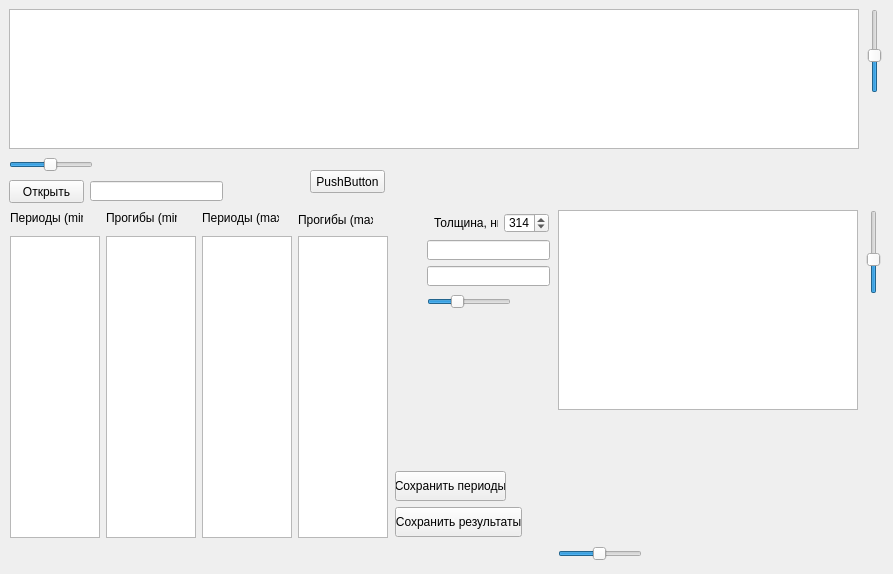
<?xml version="1.0" encoding="UTF-8"?>
<ui version="4.0">
 <class>MainWindow</class>
 <widget class="QMainWindow" name="MainWindow">
  <property name="geometry">
   <rect>
    <x>0</x>
    <y>0</y>
    <width>893</width>
    <height>574</height>
   </rect>
  </property>
  <property name="windowTitle">
   <string>Membrane measurement</string>
  </property>
  <widget class="QWidget" name="centralWidget">
   <widget class="QGraphicsView" name="graphicsView">
    <property name="geometry">
     <rect>
      <x>9</x>
      <y>9</y>
      <width>850</width>
      <height>140</height>
     </rect>
    </property>
   </widget>
   <widget class="QSlider" name="verticalSlider">
    <property name="geometry">
     <rect>
      <x>865</x>
      <y>9</y>
      <width>19</width>
      <height>84</height>
     </rect>
    </property>
    <property name="minimum">
     <number>1</number>
    </property>
    <property name="maximum">
     <number>700</number>
    </property>
    <property name="value">
     <number>300</number>
    </property>
    <property name="orientation">
     <enum>Qt::Vertical</enum>
    </property>
   </widget>
   <widget class="QSlider" name="horizontalSlider">
    <property name="geometry">
     <rect>
      <x>9</x>
      <y>155</y>
      <width>84</width>
      <height>19</height>
     </rect>
    </property>
    <property name="minimum">
     <number>1</number>
    </property>
    <property name="maximum">
     <number>100</number>
    </property>
    <property name="value">
     <number>50</number>
    </property>
    <property name="orientation">
     <enum>Qt::Horizontal</enum>
    </property>
   </widget>
   <widget class="QPushButton" name="openButton">
    <property name="geometry">
     <rect>
      <x>9</x>
      <y>180</y>
      <width>75</width>
      <height>23</height>
     </rect>
    </property>
    <property name="text">
     <string>Открыть</string>
    </property>
   </widget>
   <widget class="QLineEdit" name="filenameLine">
    <property name="geometry">
     <rect>
      <x>90</x>
      <y>181</y>
      <width>133</width>
      <height>20</height>
     </rect>
    </property>
   </widget>
   <widget class="QSlider" name="WScaleSlider">
    <property name="geometry">
     <rect>
      <x>864</x>
      <y>210</y>
      <width>19</width>
      <height>84</height>
     </rect>
    </property>
    <property name="minimum">
     <number>1</number>
    </property>
    <property name="maximum">
     <number>200</number>
    </property>
    <property name="value">
     <number>80</number>
    </property>
    <property name="orientation">
     <enum>Qt::Vertical</enum>
    </property>
   </widget>
   <widget class="QListWidget" name="WMaxList">
    <property name="geometry">
     <rect>
      <x>298</x>
      <y>236</y>
      <width>90</width>
      <height>302</height>
     </rect>
    </property>
    <property name="minimumSize">
     <size>
      <width>90</width>
      <height>0</height>
     </size>
    </property>
    <property name="maximumSize">
     <size>
      <width>90</width>
      <height>16777215</height>
     </size>
    </property>
   </widget>
   <widget class="QListWidget" name="WMinList">
    <property name="geometry">
     <rect>
      <x>106</x>
      <y>236</y>
      <width>90</width>
      <height>302</height>
     </rect>
    </property>
    <property name="minimumSize">
     <size>
      <width>90</width>
      <height>0</height>
     </size>
    </property>
    <property name="maximumSize">
     <size>
      <width>80</width>
      <height>16777215</height>
     </size>
    </property>
   </widget>
   <widget class="QListWidget" name="TMaxList">
    <property name="geometry">
     <rect>
      <x>202</x>
      <y>236</y>
      <width>90</width>
      <height>302</height>
     </rect>
    </property>
    <property name="minimumSize">
     <size>
      <width>90</width>
      <height>0</height>
     </size>
    </property>
    <property name="maximumSize">
     <size>
      <width>80</width>
      <height>16777215</height>
     </size>
    </property>
   </widget>
   <widget class="QListWidget" name="TMinList">
    <property name="geometry">
     <rect>
      <x>10</x>
      <y>236</y>
      <width>90</width>
      <height>302</height>
     </rect>
    </property>
    <property name="minimumSize">
     <size>
      <width>90</width>
      <height>0</height>
     </size>
    </property>
    <property name="maximumSize">
     <size>
      <width>80</width>
      <height>16777215</height>
     </size>
    </property>
   </widget>
   <widget class="QLabel" name="label_3">
    <property name="geometry">
     <rect>
      <x>106</x>
      <y>210</y>
      <width>71</width>
      <height>16</height>
     </rect>
    </property>
    <property name="maximumSize">
     <size>
      <width>80</width>
      <height>16777215</height>
     </size>
    </property>
    <property name="text">
     <string>Прогибы (min)</string>
    </property>
   </widget>
   <widget class="QSlider" name="dotSizeSlider">
    <property name="geometry">
     <rect>
      <x>558</x>
      <y>544</y>
      <width>84</width>
      <height>19</height>
     </rect>
    </property>
    <property name="minimum">
     <number>1</number>
    </property>
    <property name="maximum">
     <number>100</number>
    </property>
    <property name="value">
     <number>50</number>
    </property>
    <property name="orientation">
     <enum>Qt::Horizontal</enum>
    </property>
   </widget>
   <widget class="QLabel" name="label_4">
    <property name="geometry">
     <rect>
      <x>202</x>
      <y>210</y>
      <width>77</width>
      <height>16</height>
     </rect>
    </property>
    <property name="maximumSize">
     <size>
      <width>80</width>
      <height>16777215</height>
     </size>
    </property>
    <property name="text">
     <string>Периоды (max)</string>
    </property>
   </widget>
   <widget class="QLabel" name="label_5">
    <property name="geometry">
     <rect>
      <x>298</x>
      <y>210</y>
      <width>75</width>
      <height>20</height>
     </rect>
    </property>
    <property name="minimumSize">
     <size>
      <width>0</width>
      <height>20</height>
     </size>
    </property>
    <property name="maximumSize">
     <size>
      <width>80</width>
      <height>16777215</height>
     </size>
    </property>
    <property name="text">
     <string>Прогибы (max)</string>
    </property>
   </widget>
   <widget class="QLabel" name="label_2">
    <property name="geometry">
     <rect>
      <x>10</x>
      <y>210</y>
      <width>73</width>
      <height>16</height>
     </rect>
    </property>
    <property name="maximumSize">
     <size>
      <width>80</width>
      <height>16777215</height>
     </size>
    </property>
    <property name="text">
     <string>Периоды (min)</string>
    </property>
   </widget>
   <widget class="QGraphicsView" name="graphicsView_2">
    <property name="geometry">
     <rect>
      <x>558</x>
      <y>210</y>
      <width>300</width>
      <height>200</height>
     </rect>
    </property>
    <property name="minimumSize">
     <size>
      <width>300</width>
      <height>200</height>
     </size>
    </property>
    <property name="maximumSize">
     <size>
      <width>16777215</width>
      <height>16777215</height>
     </size>
    </property>
   </widget>
   <widget class="QPushButton" name="saveResultButton">
    <property name="geometry">
     <rect>
      <x>395</x>
      <y>507</y>
      <width>127</width>
      <height>30</height>
     </rect>
    </property>
    <property name="minimumSize">
     <size>
      <width>0</width>
      <height>30</height>
     </size>
    </property>
    <property name="acceptDrops">
     <bool>false</bool>
    </property>
    <property name="text">
     <string>Сохранить результаты</string>
    </property>
   </widget>
   <widget class="QPushButton" name="saveTbutton">
    <property name="geometry">
     <rect>
      <x>395</x>
      <y>471</y>
      <width>111</width>
      <height>30</height>
     </rect>
    </property>
    <property name="minimumSize">
     <size>
      <width>0</width>
      <height>30</height>
     </size>
    </property>
    <property name="acceptDrops">
     <bool>false</bool>
    </property>
    <property name="text">
     <string>Сохранить периоды</string>
    </property>
   </widget>
   <widget class="QLabel" name="countLabelMin">
    <property name="geometry">
     <rect>
      <x>396</x>
      <y>240</y>
      <width>20</width>
      <height>16</height>
     </rect>
    </property>
    <property name="minimumSize">
     <size>
      <width>20</width>
      <height>0</height>
     </size>
    </property>
    <property name="text">
     <string/>
    </property>
   </widget>
   <widget class="QLabel" name="stress">
    <property name="geometry">
     <rect>
      <x>427</x>
      <y>317</y>
      <width>123</width>
      <height>20</height>
     </rect>
    </property>
    <property name="minimumSize">
     <size>
      <width>0</width>
      <height>20</height>
     </size>
    </property>
    <property name="font">
     <font>
      <family>Segoe UI</family>
      <pointsize>12</pointsize>
     </font>
    </property>
    <property name="text">
     <string/>
    </property>
   </widget>
   <widget class="QLineEdit" name="lineEdit_4">
    <property name="geometry">
     <rect>
      <x>427</x>
      <y>266</y>
      <width>123</width>
      <height>20</height>
     </rect>
    </property>
   </widget>
   <widget class="QSlider" name="toleranceSlider">
    <property name="geometry">
     <rect>
      <x>427</x>
      <y>292</y>
      <width>84</width>
      <height>19</height>
     </rect>
    </property>
    <property name="minimum">
     <number>1</number>
    </property>
    <property name="maximum">
     <number>3000</number>
    </property>
    <property name="value">
     <number>1000</number>
    </property>
    <property name="orientation">
     <enum>Qt::Horizontal</enum>
    </property>
   </widget>
   <widget class="QLabel" name="realToleranceLabel">
    <property name="geometry">
     <rect>
      <x>396</x>
      <y>292</y>
      <width>25</width>
      <height>16</height>
     </rect>
    </property>
    <property name="minimumSize">
     <size>
      <width>25</width>
      <height>0</height>
     </size>
    </property>
    <property name="text">
     <string/>
    </property>
   </widget>
   <widget class="QLabel" name="countLabelMax">
    <property name="geometry">
     <rect>
      <x>396</x>
      <y>266</y>
      <width>20</width>
      <height>16</height>
     </rect>
    </property>
    <property name="minimumSize">
     <size>
      <width>20</width>
      <height>0</height>
     </size>
    </property>
    <property name="text">
     <string/>
    </property>
   </widget>
   <widget class="QLabel" name="sense">
    <property name="geometry">
     <rect>
      <x>427</x>
      <y>343</y>
      <width>123</width>
      <height>20</height>
     </rect>
    </property>
    <property name="minimumSize">
     <size>
      <width>0</width>
      <height>20</height>
     </size>
    </property>
    <property name="font">
     <font>
      <family>Segoe UI</family>
      <pointsize>12</pointsize>
     </font>
    </property>
    <property name="text">
     <string/>
    </property>
   </widget>
   <widget class="QLineEdit" name="lineEdit_3">
    <property name="geometry">
     <rect>
      <x>427</x>
      <y>240</y>
      <width>123</width>
      <height>20</height>
     </rect>
    </property>
   </widget>
   <widget class="QSpinBox" name="thicknessBox">
    <property name="geometry">
     <rect>
      <x>504</x>
      <y>213</y>
      <width>45</width>
      <height>20</height>
     </rect>
    </property>
    <property name="maximumSize">
     <size>
      <width>50</width>
      <height>16777215</height>
     </size>
    </property>
    <property name="minimum">
     <number>1</number>
    </property>
    <property name="maximum">
     <number>9999</number>
    </property>
    <property name="value">
     <number>314</number>
    </property>
   </widget>
   <widget class="QLabel" name="label">
    <property name="geometry">
     <rect>
      <x>434</x>
      <y>213</y>
      <width>64</width>
      <height>20</height>
     </rect>
    </property>
    <property name="minimumSize">
     <size>
      <width>0</width>
      <height>20</height>
     </size>
    </property>
    <property name="maximumSize">
     <size>
      <width>16777215</width>
      <height>20</height>
     </size>
    </property>
    <property name="text">
     <string>Толщина, нм</string>
    </property>
   </widget>
   <widget class="QWidget" name="layoutWidget">
    <property name="geometry">
     <rect>
      <x>420</x>
      <y>370</y>
      <width>101</width>
      <height>81</height>
     </rect>
    </property>
    <layout class="QVBoxLayout" name="verticalLayout">
     <item>
      <widget class="QLabel" name="linMinIndexLabel">
       <property name="text">
        <string/>
       </property>
      </widget>
     </item>
     <item>
      <widget class="QLabel" name="linMaxIndexLabel">
       <property name="text">
        <string/>
       </property>
      </widget>
     </item>
     <item>
      <widget class="QLabel" name="linMinValLabel">
       <property name="text">
        <string/>
       </property>
      </widget>
     </item>
     <item>
      <widget class="QLabel" name="linMaxValLabel">
       <property name="text">
        <string/>
       </property>
      </widget>
     </item>
    </layout>
   </widget>
   <widget class="QPushButton" name="pushButton">
    <property name="geometry">
     <rect>
      <x>310</x>
      <y>170</y>
      <width>75</width>
      <height>23</height>
     </rect>
    </property>
    <property name="text">
     <string>PushButton</string>
    </property>
   </widget>
  </widget>
 </widget>
 <layoutdefault spacing="6" margin="11"/>
 <resources/>
 <connections/>
</ui>
